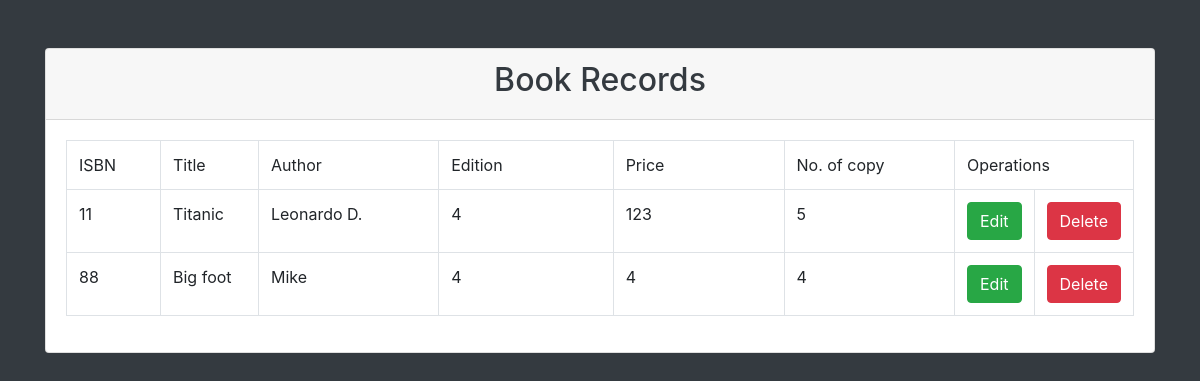
The app's page /viewBook.php with its own data.
### tables this page shows
CREATE TABLE `books` (
  `ISBN` int(13) NOT NULL,
  `title` varchar(255) NOT NULL,
  `author` varchar(255) NOT NULL,
  `edition` int(11) NOT NULL,
  `price` double(10,0) NOT NULL,
  `NoOfCopy` int(11) NOT NULL
);

### config/dbconfig.php (called while the page is built, shortened)
<?php
    require_once('./config/bookOperations.php');
    class dbconfig
    {
        public function db_connect()
        {
            $this->connection = mysqli_connect('localhost','root','','library');
        }
    }
?>

### config/bookOperations.php (called while the page is built, shortened)
<?php
    require_once('./config/dbconfig.php');
    $db = new dbconfig();
    class operationss extends dbconfig
    {
        public function view_record()
        {
            global $db;
            $query = "select * from books";
            $result = mysqli_query($db->connection,$query);
            return $result;
        }
    }
?>

### viewBook.php (the view, shortened to what this page needs)
<?php
    require_once('./config/dbconfig.php');
    $db = new operationss();
    $result=$db->view_record();
?>
<!DOCTYPE html>
<html lang="en">
<head>
    <link rel="stylesheet" href="css/bootstrap.css">
</head>
<body class="bg-dark">
    <div class="container">
        <div class="row">
            <div class="col">
                <div class="card mt-5">
                    <div class="card-header">
                        <h2 class="text-center text-dark"> Book Records</h2>
                    </div>
                    <div class="card-body">
                        <table class="table table-bordered">
                            <tr>
                                <td style="width: 10%"> ISBN </td>
                                <td style="width: 10%"> Title </td>
                                <td style="width: 20%"> Author </td>
                                <td style="width: 20%"> Edition</td>
                                <td style="width: 20%"> Price </td>
				<td style="width: 20%"> No. of copy </td>
                                <td style="width: 20" colspan="2">Operations</td>
                            </tr>
                            <tr>
                                <?php
                                    while($data = mysqli_fetch_assoc($result))
                                    {
                                ?>
                                    <td><?php echo $data['ISBN'] ?></td>
                                    <td><?php echo $data['title'] ?></td>
                                    <td><?php echo $data['author'] ?></td>
                                    <td><?php echo $data['edition'] ?></td>
                                    <td><?php echo $data['price'] ?></td>
				    <td><?php echo $data['NoOfCopy'] ?></td>
                                    <td><a href="editBook.php?U_ID=<?php echo $data['ISBN'] ?>" class="btn btn-success">Edit</a></td>
                                    <td><a href="delBook.php?D_ID=<?php echo $data['ISBN'] ?>" class="btn btn-danger">Delete</a></td>
                            </tr>
                            <?php
                                    }
                                ?>
                        </table>
                    </div>
                </div>
            </div>
        </div>
    </div>
</body>
</html>

### records on screen
books: ISBN "11", title "Titanic", author "Leonardo D.", edition "4", price "123", NoOfCopy "5"
books: ISBN "88", title "Big foot", author "Mike", edition "4", price "4", NoOfCopy "4"
